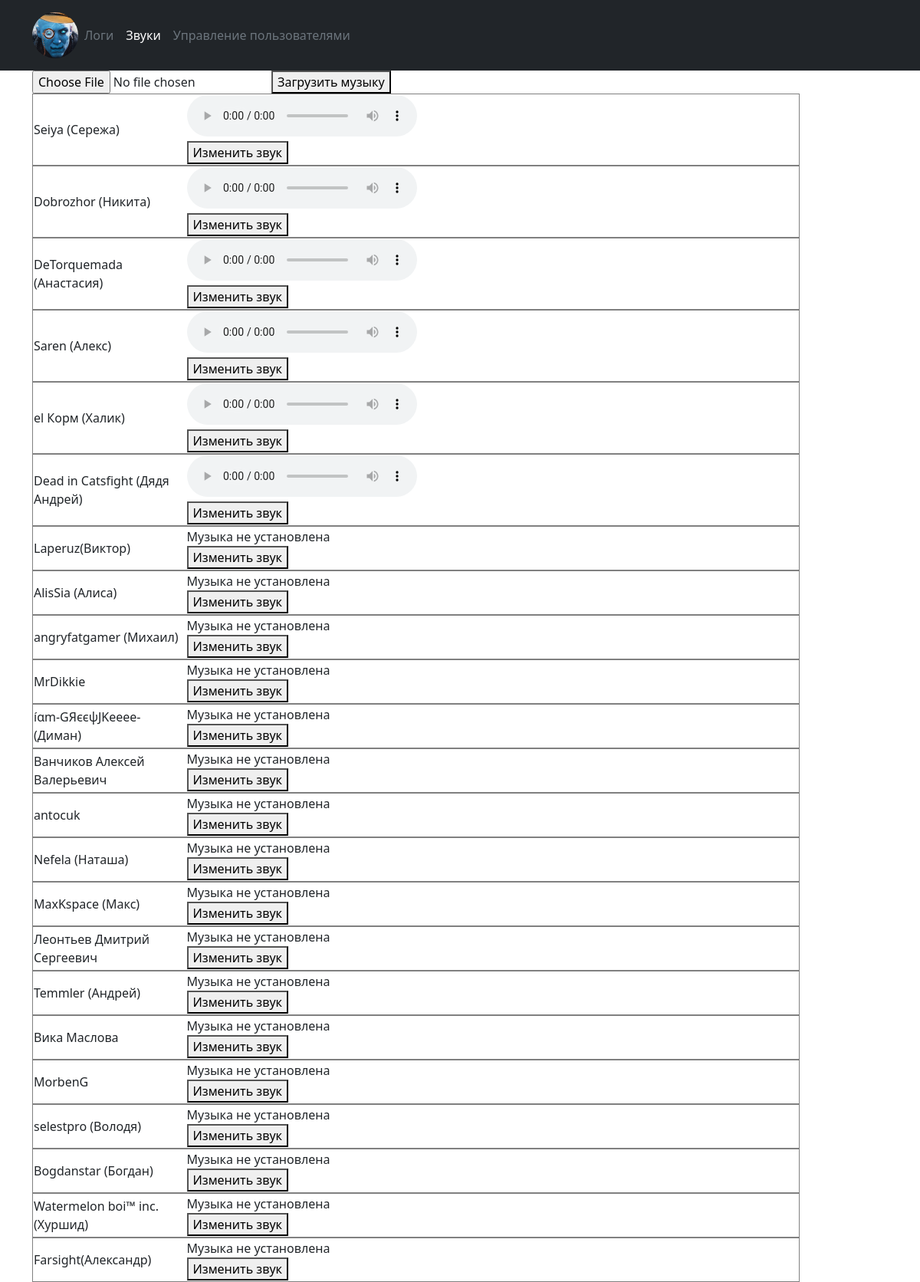
The app's page /song (signed in, upper part) with its own data.
### tables this page shows
CREATE TABLE "Users" (
	"ID" INTEGER NULL,
	"Name_discord" VARCHAR(50) NULL DEFAULT NULL,
	"Song" VARCHAR(50) NULL DEFAULT NULL
, "Password" VARCHAR(50) NULL, Name_game VARCHAR(50), Last_login Date, Login TEXT(25));

### BotSite.py (the view, shortened to what this page needs)
@app.route('/song',methods=['post','get'])
def song():
    rights = user_rights(request.cookies.get('Id'))
    right = False
    if rights != False:
        for le in rights:
            if ('Admin' in le) == True or ('Music_ALL' in le) == True:
                right = True
                break
    if right == True:
        for x in request.form.items():
            y=1
        if request.method == 'GET':
            name = request.args.getlist('Name')
            new_music = request.args.getlist('new_music')
            if not new_music:
                return music_filler(name)
            else:
                save_new_music(name[0], new_music[0])
                name=[]
                return music_filler(name)
    else:
        music_welcome = 'У вас нет прав на просмотр этого раздела'
        return render_template('not_rights.html', to_configs=music_welcome)

### BotSite.py (called while the page is built, shortened)
def music_filler(name):
    music_wel = music()
    music_welcome = []
    if not name:
        name.append('Костыль')
    for mu in music_wel:
        if mu[1] != None and mu[0]!=name[0]:
            mu_tmp = '<audio src="music/' + mu[1] + '" controls></audio>'
            form = '<form method="GET" action="/song"> <button type="submit" name="Name" value="' + mu[0] + '">Изменить звук</button></form>'
            music_welcome.append([mu[0], mu_tmp,form])
        elif mu[0]!=name[0]:
            mu_tmp = 'Музыка не установлена'
            form = '<form method="GET" action="/song"> <button type="submit" name="Name" value="'+mu[0]+'">Изменить звук</button></form>'
            music_welcome.append([mu[0], mu_tmp,form])
    return render_template('song.html', to_music=music_welcome)

def music():
    cur.execute("SELECT Name_discord,Song FROM Users;")
    music_welcome = cur.fetchall()
    return music_welcome

def user_rights(id_user):
    if id_user:
        sql = "SELECT Rights.* FROM Rights, Users_rights WHERE Users_rights.ID_user = " + str(id_user) + " AND Rights.ID = Users_rights.ID_right;"
        cur.execute(sql)
        rights = cur.fetchall()
        return rights
    else:
        return False

### templates/song.html
{% extends 'base.html' %}
{% block content %}
<form method="POST" action="/song" enctype=multipart/form-data><input type="file" name="music"><button type="submit" name="Name" value="Upload">Загрузить музыку</button></form>
{% for music in to_music %}
<table border="1">
    <tr>
        <td width="200px">{{music[0]}}</td>
        <td width="800px">
            {{music[1] | safe}}
            {{music[2] | safe}}
        </td>
    </tr>
</table>
{% endfor %}
{% endblock %}

### templates/base.html (shortened to what this page needs)
<!doctype html>
<html lang="en">
  <head>
    <link href="static/css/style.css" rel="stylesheet">
    <link href="https://cdn.jsdelivr.net/npm/bootstrap@5.1.3/dist/css/bootstrap.min.css" rel="stylesheet">
  </head>
  <body>
    <header class="p-3 bg-dark text-white">
    <div class="container">
      <div class="d-flex flex-wrap align-items-center justify-content-center justify-content-lg-start">
        <a href="/" class="d-flex align-items-center mb-2 mb-lg-0 text-white text-decoration-none">
          <img src="static/zaebala.jpg" class="rounded-circle" height="60" width="60">
        </a>
        <ul class="nav col-12 col-lg-auto me-lg-auto mb-2 justify-content-center mb-md-0">
          <li><a href="/logs" class="nav-link px-2 text-secondary">Логи</a></li>
          <li><a href="/song" class="nav-link px-2 text-white">Звуки</a></li>
          <li><a href="/users" class="nav-link px-2 text-secondary">Управление пользователями</a></li>
        </ul>
      </div>
    </div>
  </header>
    <div class="container">
        {% block content %} {% endblock %}
    </body>
</html>

### records on screen
Users: Name_discord "Seiya (Сережа)", music "Изменить звук"
Users: Name_discord "Dobrozhor (Никита)", music "Изменить звук"
Users: Name_discord "DeTorquemada (Анастасия)", music "Изменить звук"
Users: Name_discord "Saren (Алекс)", music "Изменить звук"
Users: Name_discord "el Корм (Халик)", music "Изменить звук"
Users: Name_discord "Dead in Catsfight (Дядя Андрей)", music "Изменить звук"
Users: Name_discord "Laperuz(Виктор)", music "Музыка не установлена", music "Изменить звук"
Users: Name_discord "AlisSia (Алиса)", music "Музыка не установлена", music "Изменить звук"
Users: Name_discord "angryfatgamer (Михаил)", music "Музыка не установлена", music "Изменить звук"
Users: Name_discord "MrDikkie", music "Музыка не установлена", music "Изменить звук"
Users: Name_discord "íɑm-GЯєєψJKeeee-(Диман)", music "Музыка не установлена", music "Изменить звук"
Users: Name_discord "Ванчиков Алексей Валерьевич", music "Музыка не установлена", music "Изменить звук"
Users: Name_discord "antocuk", music "Музыка не установлена", music "Изменить звук"
Users: Name_discord "Nefela (Наташа)", music "Музыка не установлена", music "Изменить звук"
Users: Name_discord "MaxKspace (Макс)", music "Музыка не установлена", music "Изменить звук"
Users: Name_discord "Леонтьев Дмитрий Сергеевич", music "Музыка не установлена", music "Изменить звук"
Users: Name_discord "Temmler (Андрей)", music "Музыка не установлена", music "Изменить звук"
Users: Name_discord "Вика Маслова", music "Музыка не установлена", music "Изменить звук"
Users: Name_discord "MorbenG", music "Музыка не установлена", music "Изменить звук"
Users: Name_discord "selestpro (Володя)", music "Музыка не установлена", music "Изменить звук"
Users: Name_discord "Bogdanstar (Богдан)", music "Музыка не установлена", music "Изменить звук"
Users: Name_discord "Watermelon boi™ inc. (Хуршид)", music "Музыка не установлена", music "Изменить звук"
Users: Name_discord "Farsight(Александр)", music "Музыка не установлена", music "Изменить звук"
